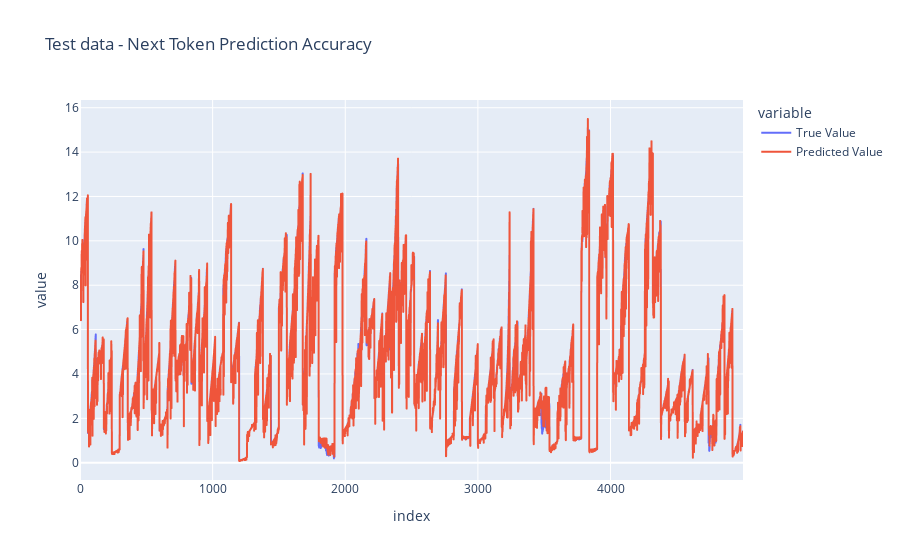

Source (notebook cell):
### Code cell
dataset_raw= TimeSeriesDatasetRaw(test_episodes, context_window=context_window, vocab_size=vocab_size)
x_batch, y_batch = dataset_raw[range(5_000)]


print(x_batch.shape)

y_predict = learner.predict(x_batch, num_periods=1)[0][:, -1]


df=pd.DataFrame([y_batch, y_predict]).T
df.columns = ['True Value', 'Predicted Value']
fig = px.line(df, labels={ 'x':['Predicted Value','Predicted Value']}, title='Test data - Next Token Prediction Accuracy')
fig.show()

### Figure 1 — Plotly figure (JSON) as saved in the notebook; plotly's stock layout.template omitted (floating-point values rounded to 4 significant figures; data arrays with more than 128 entries replaced by an {"elided": "..."} marker saying what was removed)
{"data": [{"hovertemplate": "variable=True Value<br>index=%{x}<br>value=%{y}<extra></extra>", "legendgroup": "True Value", "line": {"color": "#636efa", "dash": "solid"}, "marker": {"symbol": "circle"}, "mode": "lines", "name": "True Value", "showlegend": true, "type": "scattergl", "x": {"elided": "5000 int values"}, "xaxis": "x", "y": {"elided": "5000 float values"}, "yaxis": "y"}, {"hovertemplate": "variable=Predicted Value<br>index=%{x}<br>value=%{y}<extra></extra>", "legendgroup": "Predicted Value", "line": {"color": "#EF553B", "dash": "solid"}, "marker": {"symbol": "circle"}, "mode": "lines", "name": "Predicted Value", "showlegend": true, "type": "scattergl", "x": {"elided": "5000 int values"}, "xaxis": "x", "y": {"elided": "5000 float values"}, "yaxis": "y"}], "layout": {"legend": {"title": {"text": "variable"}, "tracegroupgap": 0}, "title": {"text": "Test data - Next Token Prediction Accuracy"}, "xaxis": {"anchor": "y", "domain": [0, 1], "title": {"text": "index"}}, "yaxis": {"anchor": "x", "domain": [0, 1], "title": {"text": "value"}}}}
